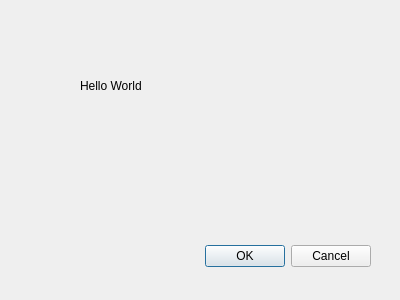
<?xml version="1.0" encoding="UTF-8"?>
<ui version="4.0">
 <class>Dialog</class>
 <widget class="QDialog" name="Dialog">
  <property name="geometry">
   <rect>
    <x>0</x>
    <y>0</y>
    <width>400</width>
    <height>300</height>
   </rect>
  </property>
  <property name="windowTitle">
   <string>Dialog</string>
  </property>
  <widget class="QDialogButtonBox" name="buttonBox">
   <property name="geometry">
    <rect>
     <x>30</x>
     <y>240</y>
     <width>341</width>
     <height>32</height>
    </rect>
   </property>
   <property name="orientation">
    <enum>Qt::Horizontal</enum>
   </property>
   <property name="standardButtons">
    <set>QDialogButtonBox::Cancel|QDialogButtonBox::Ok</set>
   </property>
  </widget>
  <widget class="QLabel" name="label">
   <property name="geometry">
    <rect>
     <x>80</x>
     <y>30</y>
     <width>171</width>
     <height>111</height>
    </rect>
   </property>
   <property name="text">
    <string>Hello World</string>
   </property>
  </widget>
 </widget>
 <resources/>
 <connections>
  <connection>
   <sender>buttonBox</sender>
   <signal>accepted()</signal>
   <receiver>Dialog</receiver>
   <slot>accept()</slot>
   <hints>
    <hint type="sourcelabel">
     <x>248</x>
     <y>254</y>
    </hint>
    <hint type="destinationlabel">
     <x>157</x>
     <y>274</y>
    </hint>
   </hints>
  </connection>
  <connection>
   <sender>buttonBox</sender>
   <signal>rejected()</signal>
   <receiver>Dialog</receiver>
   <slot>reject()</slot>
   <hints>
    <hint type="sourcelabel">
     <x>316</x>
     <y>260</y>
    </hint>
    <hint type="destinationlabel">
     <x>286</x>
     <y>274</y>
    </hint>
   </hints>
  </connection>
 </connections>
</ui>
